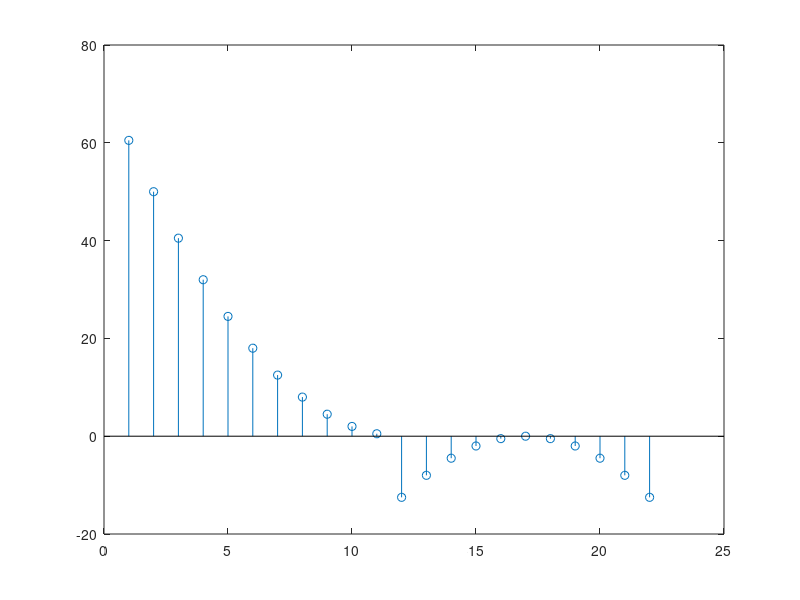

MATLAB code for this plot:
clc;
close all;

x1 = 1:11;
y1 = (1/2) * (x1 - 12).^2;

x2 = 12:22;
y2 = -(1/2) * (x2 - 17).^2;

x = [x1, x2];
y = [y1, y2];

stem(x,y);
